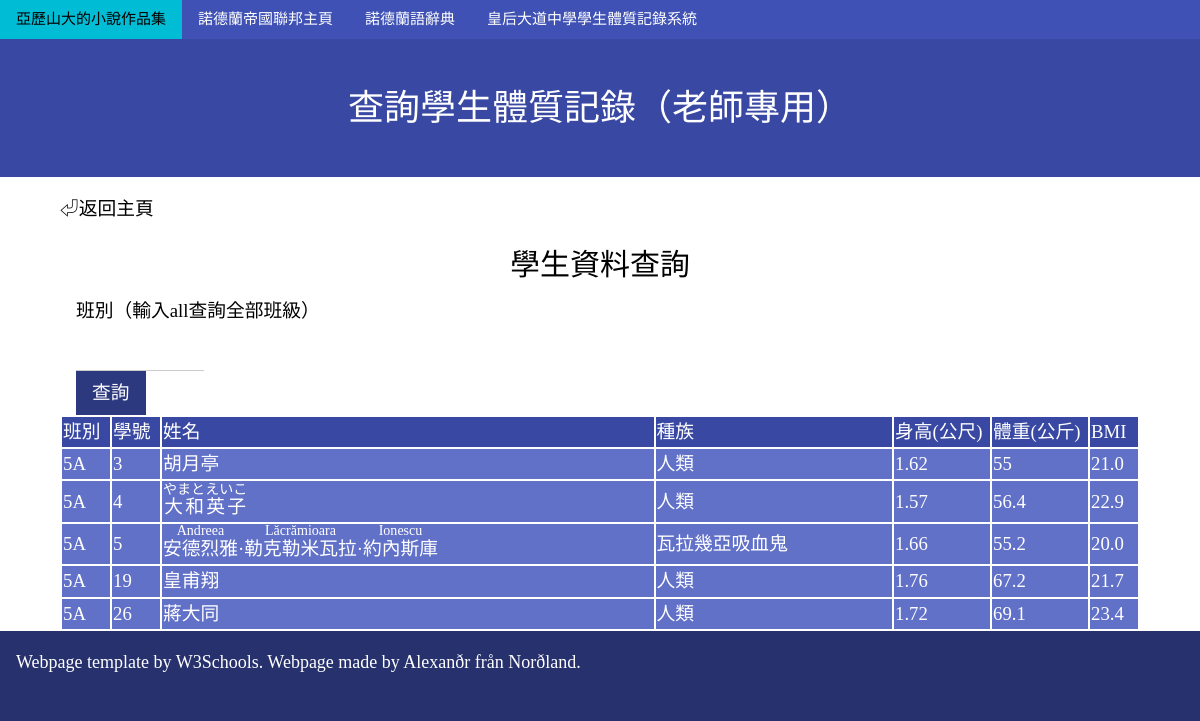
The app's page /SBA/school.php?class=5A (signed in) with its own data.
### tables this page shows
CREATE TABLE `pinfo` (
  `name` text NOT NULL,
  `race` text NOT NULL,
  `stid` int(11) NOT NULL,
  `class` text NOT NULL,
  `clsno` int(11) NOT NULL,
  `weight` float NOT NULL,
  `height` float NOT NULL,
  `debug` int(11) NOT NULL
);

### SBA/school.php (the view, shortened to what this page needs)
<!DOCTYPE html>
<html>
<head>
    <link rel="stylesheet" href="css/w3.css">
    <link rel="stylesheet" href="css/w3-theme-indigo.css">
    <link rel="stylesheet" href="css/fancyFont.css">
</head>
<body style="font-family: MSJH; background-color: #26316d;">
    <div class="w3-bar w3-theme">
    <a href="../main" class="w3-bar-item w3-button w3-hover-cyan">亞歷山大的小說作品集</a>
    <a href="../northland" class="w3-bar-item w3-button w3-hover-cyan">諾德蘭帝國聯邦主頁</a>
    <a href="../northland/wordbook" class="w3-bar-item w3-button w3-hover-cyan">諾德蘭語辭典</a>
    <a href="index.html" class="w3-bar-item w3-button w3-hover-cyan">皇后大道中學學生體質記錄系統</a>
  </div>
      <div class="w3-container w3-padding-32 w3-theme-d1">
        <h1 style="text-align: center; font-family: MSJH;">查詢學生體質記錄（老師專用）</h1>
      </div>
      <div class="w3-row-padding w3-white">
        <div style="margin-left: auto; margin-right: auto; max-width: 1080px; font-size: 125%;">
          <p><a href="index.html">⏎返回主頁</a></p>
        </div>
        <div style="margin-left: auto; margin-right: auto; max-width: 1080px; font-size: 125%;">
            <h2 class="center" style="font-family: MSJH;">學生資料查詢</h2>
            <form class="w3-container" name="search" method="GET" action="">
                <label>班別（輸入all查詢全部班級）</label>
                <input class="w3-input" type="text" name="class" style="width: 128px;">
                <button class="w3-btn w3-theme-d3 w3-hover-cyan">查詢</button>
            </form>
            <?php
            $link = mysqli_connect('localhost','root','','students');
            if (!$link) {
                echo "連接數據庫失敗<br>";
            } elseif ($_GET) {
            if (!$_GET['class']) {
                echo "請輸入想要查詢的班級！<br>";
            } else {
                echo "<table style='width: 100%;'><tbody><tr class='w3-theme-d1'><td style='width: 48px;'>班別</td><td style='width: 48px;'>學號</td><td>姓名</td><td>種族</td><td style='width: 96px;'>身高(公尺)</td><td style='width: 96px;'>體重(公斤)</td><td style='width: 48px;'>BMI</td></tr>";
                $class = $_GET['class'];
                if ($class == "all") {
                    $query = "SELECT * FROM pinfo ORDER BY class ASC, clsno ASC";
                    $result = mysqli_query($link, $query);
                    while ($row = mysqli_fetch_assoc($result)) {
                        $found = true;
                        $name = $row['name'];
                        $race = $row['race'];
                        $stid = $row['stid'];
                        $class = $row['class'];
                        $clsno = $row['clsno'];
                        $w = $row['weight'];
                        $h = $row['height'];
                        $BMI = number_format(($w / ($h ** 2)), 1);
                        echo "<tr class='w3-theme-l1'><td>{$class}</td><td>{$clsno}</td><td>{$name}</td><td>{$race}</td><td>{$h}</td><td>{$w}</td><td>{$BMI}</td></tr>";
                    }
                    echo "</tbody></table>";
                } elseif ($class == "lorem ipsum") {
                    $found = true;
                    $ipsum = file_get_contents("assets/ipsum.txt");
                    echo $ipsum;
                } else {
                    $query = "SELECT * FROM pinfo WHERE class = '{$class}' ORDER BY clsno ASC";
                    $result = mysqli_query($link, $query);
                    while ($row = mysqli_fetch_assoc($result)) {
                        $name = $row['name'];
                        $race = $row['race'];
                        $class = $row['class'];
                        $clsno = $row['clsno'];
                        $w = $row['weight'];
                        $h = $row['height'];
                        $BMI = number_format(($w / ($h ** 2)), 1);
                        echo "<tr class='w3-theme-l1'><td>{$class}</td><td>{$clsno}</td><td>{$name}</td><td>{$race}</td><td>{$h}</td><td>{$w}</td><td>{$BMI}</td></tr>";
                    }
                    echo "</tbody></table>";
                }
            }
            }
            ?>
        </div>
      </div>
      <div class="w3-container w3-theme-d4">
      <p class="w3-large"><a href="https://www.w3schools.com/w3css/w3css_material.asp ">Webpage template by W3Schools</a>. Webpage made by Alexanðr från Norðland.</p>
      </div>
</body>
</html>

### SBA/css/w3.css (style rules this page uses)
html { box-sizing:border-box }
*,*:before,*:after { box-sizing:inherit }
html { -ms-text-size-adjust:100%;-webkit-text-size-adjust:100% }
body { margin:0 }
a { background-color:transparent }
button,input,select,textarea,optgroup { font:inherit;margin:0 }
button,input { overflow:visible }
button,select { text-transform:none }
button,[type=button],[type=reset],[type=submit] { -webkit-appearance:button }
html,body { font-family:Verdana,sans-serif;font-size:15px;line-height:1.5 }
html { overflow-x:hidden }
h1 { font-size:36px }
h2 { font-size:30px }
h1,h2,h3,h4,h5,h6 { font-family:"Segoe UI",Arial,sans-serif;font-weight:400;margin:10px 0 }
a { color:inherit }
.w3-btn,.w3-button { border:none;display:inline-block;padding:8px 16px;vertical-align:middle;overflow:hidden;text-decoration:none;color:inherit;background-color:inherit;text-align:center;cursor:pointer;white-space:nowrap }
.w3-btn,.w3-button { -webkit-touch-callout:none;-webkit-user-select:none;-khtml-user-select:none;-moz-user-select:none;-ms-user-select:none;user-select:none }
.w3-input { padding:8px;display:block;border:none;border-bottom:1px solid #ccc;width:100% }
.w3-bar { width:100%;overflow:hidden }
.w3-bar .w3-bar-item { padding:8px 16px;float:left;width:auto;border:none;display:block;outline:0 }
.w3-bar .w3-button { white-space:normal }
.w3-container:after,.w3-container:before,.w3-panel:after,.w3-panel:before,.w3-row:after,.w3-row:before,.w3-row-padding:after,.w3-row-padding:before, .w3-cell-row:before,.w3-cell-row:after,.w3-clear:after,.w3-clear:before,.w3-bar:before,.w3-bar:after { content:"";display:table;clear:both }
.w3-row-padding,.w3-row-padding>.w3-half,.w3-row-padding>.w3-third,.w3-row-padding>.w3-twothird,.w3-row-padding>.w3-threequarter,.w3-row-padding>.w3-quarter,.w3-row-padding>.w3-col { padding:0 8px }
.w3-container,.w3-panel { padding:0.01em 16px }
.w3-large { font-size:18px!important }
.w3-padding-32 { padding-top:32px!important;padding-bottom:32px!important }
.w3-white,.w3-hover-white:hover { color:#000!important;background-color:#fff!important }

### SBA/css/w3-theme-indigo.css (style rules this page uses)
.w3-theme-l1 { color:#fff !important; background-color:#6271c8 !important }
.w3-theme-d1 { color:#fff !important; background-color:#3949a3 !important }
.w3-theme-d3 { color:#fff !important; background-color:#2d397f !important }
.w3-theme-d4 { color:#fff !important; background-color:#26316d !important }
.w3-theme { color:#fff !important; background-color:#3f51b5 !important }

### records on screen
pinfo: class "5A", clsno "3", name "胡月亭", race "人類", height "1.62", weight "55", BMI "21.0"
pinfo: class "5A", clsno "4", name "大和 やまと 英子 えいこ", race "人類", height "1.57", weight "56.4", BMI "22.9"
pinfo: class "5A", clsno "5", name "安德烈雅 Andreea · 勒克勒米瓦拉 Lăcrămioara · 約內斯庫 Ionescu", race "瓦拉幾亞吸血鬼", height "1.66", weight "55.2", BMI "20.0"
pinfo: class "5A", clsno "19", name "皇甫翔", race "人類", height "1.76", weight "67.2", BMI "21.7"
pinfo: class "5A", clsno "26", name "蔣大同", race "人類", height "1.72", weight "69.1", BMI "23.4"
